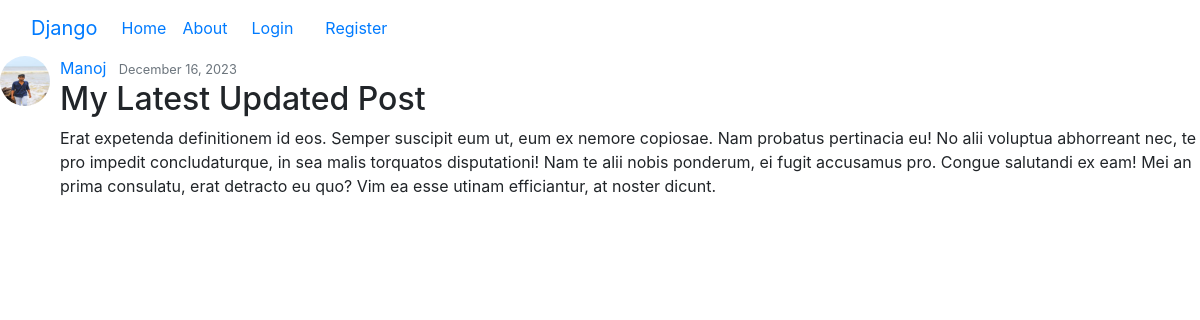
Screenshot of /post/32/ with the database file from the repository.
### blog/models.py (models this page shows, shortened)
class Post(models.Model):
    title = models.CharField(max_length=100)
    content = models.TextField()
    date_posted = models.DateTimeField(default=timezone.now)
    author = models.ForeignKey(User, on_delete=models.CASCADE)

### users/models.py (models this page shows, shortened)
class Profile(models.Model):
    user = models.OneToOneField(User, on_delete=models.CASCADE)
    image = models.ImageField(default='default.png',upload_to='profile_pics')

### blog/views.py (the view)
# urls.py: path('post/<int:pk>/', PostDetailView.as_view(),name="post-detail"),
class PostDetailView(DetailView):
    model = Post

### blog/templates/blog/post_detail.html (shortened to what this page needs)
{% extends "blog/base.html" %}
{% block content%}
        <article class="media content-section">
          <img class="rounded-circle article-img" style="margin-right:10px;height:50px;width:50px;border-radius:50%" src="{{ object.author.profile.image.url }}">
          <div class="media-body">
            <div class="article-metadata">
              <a class="mr-2" href="{% url 'user-posts' object.author.username %}">{{ object.author }}</a>
              <small class="text-muted">{{ object.date_posted|date:"F d, Y" }}</small>
            </div>
            <h2 class="article-title">{{ object.title }}</h2>
            <p class="article-content">{{ object.content }}</p>
          </div>
        </article>
{% endblock content%}

### rows the page displays
Post: author.profile.image (picture), author "Manoj", date_posted "December 16, 2023", title "My Latest Updated Post", content "Erat expetenda definitionem id eos. Semper suscipit eum ut, eum ex nemore copiosae. Nam probatus pertinacia eu! No alii voluptua abhorreant nec, te pro impedit concludaturque, in sea malis torquatos disputationi! Nam te alii nobis ponderum, ei fugit accusamus pro. Congue salutandi ex eam! Mei an prima consulatu, erat detracto eu quo? Vim ea esse utinam efficiantur, at noster dicunt."
